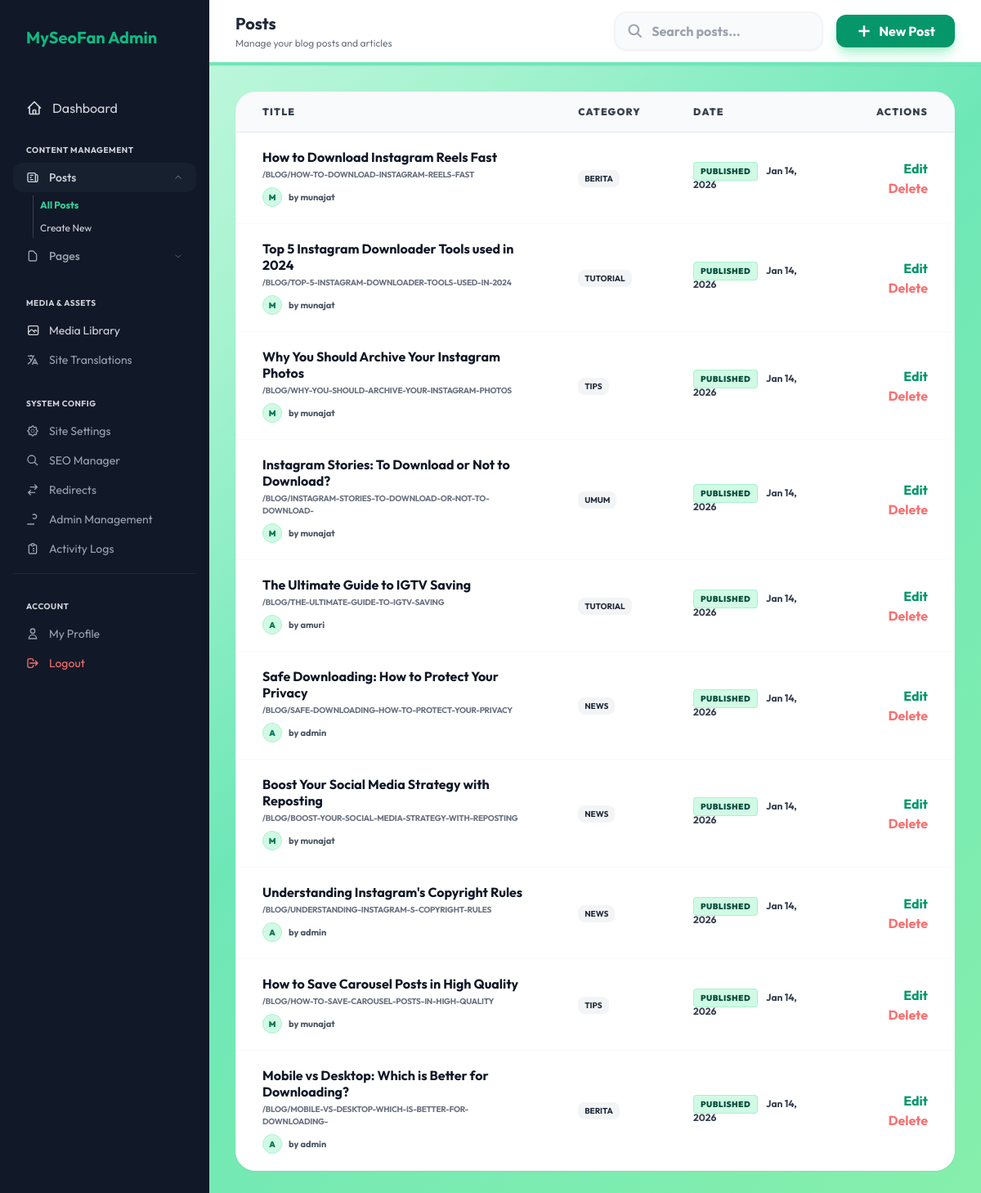
Before: /admin/blog.php (signed in) with the older database file.
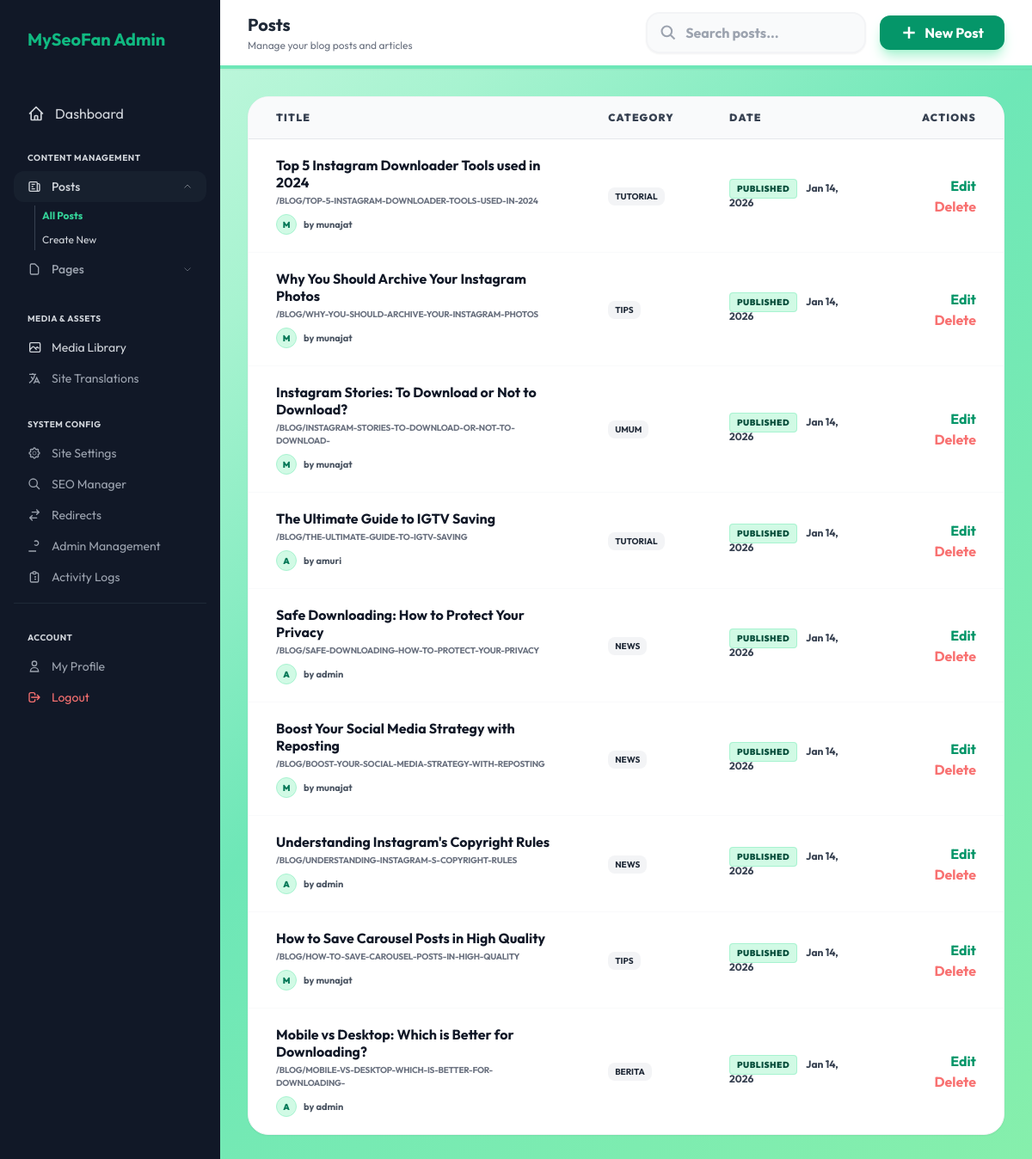
After: the same page with the newer database file.
### tables this page shows
CREATE TABLE blog_posts (id INTEGER PRIMARY KEY AUTOINCREMENT, title TEXT, slug TEXT UNIQUE, content TEXT, thumbnail TEXT, lang_code TEXT DEFAULT 'en', meta_title TEXT, meta_description TEXT, created_at DATETIME DEFAULT CURRENT_TIMESTAMP, category TEXT DEFAULT 'General', translation_group TEXT, status TEXT DEFAULT 'published', tags TEXT DEFAULT '', excerpt TEXT, author_id INTEGER);

### admin/blog.php (the view, shortened to what the rows shown need)
<?php
require_once '../includes/db.php';
$action = $_GET['action'] ?? 'list';
$id = $_GET['id'] ?? null;
if (isset($_GET['filter_lang'])) {
    $_curr_lang = $_GET['filter_lang'];
    $_SESSION['last_blog_lang'] = $_curr_lang;
} else {
    $_curr_lang = 'en';
}
$per_page = 10;
$page = (int) ($_GET['page'] ?? 1);
$offset = ($page - 1) * $per_page;
if ($action === 'list') {
    $where_sql = "WHERE lang_code = ?";
    $params = [$_curr_lang];
    $stmt = $pdo->prepare("SELECT b.*, a.username as author_name
                           FROM blog_posts b
                           LEFT JOIN admins a ON b.author_id = a.id
                           $where_sql
                           ORDER BY b.created_at DESC
                           LIMIT ? OFFSET ?");
    $params[] = $per_page;
    $params[] = $offset;
    $stmt->execute($params);
    $posts = $stmt->fetchAll();
} elseif ($action === 'edit' && $id) {
    $stmt = $pdo->prepare("SELECT * FROM blog_posts WHERE id=?");
    $stmt->execute([$id]);
    $current_post = $stmt->fetch();
}
?>
<!DOCTYPE html>
<html lang="en">
<head>
    <script src="https://cdn.tailwindcss.com"></script>
</head>
<body class="flex">
    <?php include 'includes/sidebar.php'; ?>
    <main class="flex-1 min-h-screen">
        <div class="p-8">
            <?php if ($action === 'list'): ?>
                <div class="bg-white rounded-3xl shadow-sm border border-gray-100 overflow-hidden">
                    <table class="w-full text-left">
                        <thead class="bg-gray-50 border-b">
                            <tr>
                                <th class="px-8 py-4 text-xs font-black text-gray-700 uppercase tracking-widest">Title</th>
                                <th class="px-8 py-4 text-xs font-black text-gray-700 uppercase tracking-widest">Category
                                </th>
                                <th class="px-8 py-4 text-xs font-black text-gray-700 uppercase tracking-widest">Date</th>
                                <th class="px-8 py-4 text-xs font-black text-gray-700 uppercase tracking-widest text-right">
                                    Actions</th>
                            </tr>
                        </thead>
                        <tbody class="divide-y divide-gray-50">
                            <?php foreach ($posts as $p): ?>
                                <tr>
                                    <td class="px-8 py-5">
                                        <div class="font-bold text-gray-900 leading-tight mb-1">
                                            <?php echo htmlspecialchars($p['title']); ?>
                                        </div>
                                        <div class="text-[10px] text-gray-500 font-bold uppercase tracking-tight mb-2">
                                            /blog/<?php echo htmlspecialchars($p['slug'] ?? ''); ?></div>
                                        <div class="flex items-center gap-2">
                                            <div
                                                class="w-6 h-6 bg-emerald-100 text-emerald-700 rounded-full flex items-center justify-center text-[10px] font-black border border-emerald-200">
                                                <?php echo strtoupper(substr($p['author_name'] ?? 'A', 0, 1)); ?>
                                            </div>
                                            <span class="text-[11px] font-bold text-gray-600">by
                                                <?php echo htmlspecialchars($p['author_name'] ?? 'Admin'); ?></span>
                                        </div>
                                    </td>
                                    <td class="px-8 py-5 text-gray-700 text-sm">
                                        <span
                                            class="px-2 py-1 bg-gray-100 rounded-lg font-bold text-gray-800 text-[10px] uppercase"><?php echo htmlspecialchars($p['category'] ?? 'General'); ?></span>
                                    </td>
                                    <td class="px-8 py-5 text-gray-700 text-xs font-bold">
                                        <?php if (($p['status'] ?? 'published') === 'draft'): ?>
                                            <span
                                                class="bg-gray-200 text-gray-900 px-2 py-1 rounded text-[10px] font-black uppercase tracking-wider mr-2 border border-gray-300">Draft</span>
                                        <?php else: ?>
                                            <span
                                                class="bg-emerald-100 text-emerald-900 px-2 py-1 rounded text-[10px] font-black uppercase tracking-wider mr-2 border border-emerald-200">Published</span>
                                        <?php endif; ?>
                                        <?php echo date('M d, Y', strtotime($p['created_at'])); ?>
                                    </td>
                                    <td class="px-8 py-5 text-right space-x-2">
                                        <a href="?action=edit&id=<?php echo $p['id']; ?>"
                                            class="text-emerald-600 hover:text-emerald-800 font-bold">Edit</a>
                                        <a href="javascript:void(0);"
                                            onclick="confirmDelete('?action=delete&id=<?php echo $p['id']; ?>', 'This blog post will be permanently removed.')"
                                            class="text-red-400 hover:text-red-600 font-bold">Delete</a>
                                    </td>
                                </tr>
                            <?php endforeach; ?>
                        </tbody>
                    </table>
                </div>
        <?php endif; ?>
        </div>
</body>
</html>

Changed rows visible on the page:
removed blog_posts: title "How to Download Instagram Reels Fast", slug "HOW-TO-DOWNLOAD-INSTAGRAM-REELS-FAST", admins.username "M", admins.username "munajat", category "BERITA", status "PUBLISHED", created_at "Jan 14, 2026"
